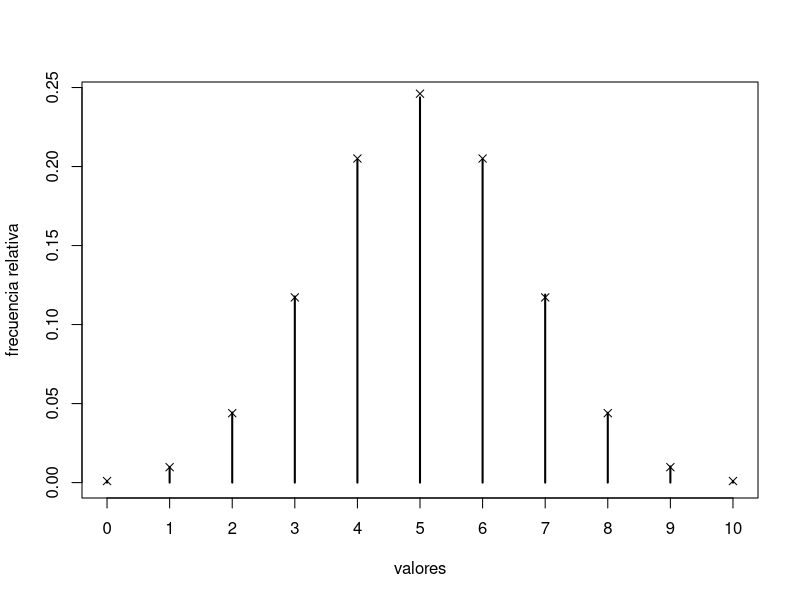

This figure's R source: (Note: this script raises an error after producing the figure.)
## ---- chunk 1

## ---- chunk 2
rfmp0 <- function(x, prob = 1/length(x), nsim = 1000) {
  # Simulación nsim v.a. discreta a partir de fmp
  # por inversión generalizada (transformación cuantil)
  X <- numeric(nsim)
  U <- runif(nsim)
  for(j in 1:nsim) {
    i <- 1
    Fx <- prob[1]
    while (Fx < U[j]) {
      i <- i + 1
      Fx <- Fx + prob[i]
    }
    X[j] <- x[i]
  }
  return(X)
}

## ---- chunk 3
ncomp <- 0

rfmp <- function(x, prob = 1/length(x), nsim = 1000) {
  # Simulación nsim v.a. discreta a partir de fmp
  # por inversión generalizada (transformación cuantil)
  # Inicializar FD
  Fx <- cumsum(prob)
  # Simular
  X <- numeric(nsim)
  U <- runif(nsim)
  for(j in 1:nsim) {
    i <- 1
    while (Fx[i] < U[j]) i <- i + 1
    X[j] <- x[i]
    ncomp <<- ncomp + i
  }
  return(X)
  # return(factor(X, levels = x))
}


## ---- chunk 4
set.seed(54321)
n <- 10
p <- 0.5
nsim <- 10^5

x <- 0:n
fmp <- dbinom(x, n, p)

ncomp <- 0
system.time( rx <- rfmp(x, fmp, nsim) )
## ---- chunk 5
mean(rx)
## ---- chunk 6
ncomp/nsim
# Se verá más adelante que el valor teórico es sum((1:length(x))*fmp)
## ---- chunk 7
res <- table(rx)/nsim
plot(res, ylab = "frecuencia relativa", xlab = "valores")
points(x, fmp, pch = 4)  # Comparación teórica

res <- as.data.frame(res)
names(res) <- c("x", "psim")
res$pteor <- fmp
res

# Errores
max(abs(res$psim - res$pteor))
max(abs(res$psim - res$pteor) / res$pteor)
## ---- chunk 8
res <- data.frame(x = x, pteor = fmp, psim = 0)
res.sim <- table(rx)/nsim
index <- match(names(res.sim), x)
res$psim[index] <- res.sim
## ---- chunk 9
tini <- proc.time()

ncomp <- 0
ind <- order(fmp, decreasing=TRUE)
rx <- rfmp(x[ind], fmp[ind], nsim)

tiempo <- proc.time() - tini
tiempo

# Número de comparaciones
ncomp/nsim
sum((1:length(x))*fmp[ind]) # Valor teórico
## ---- chunk 10
system.time( rx <- sample(x, nsim, replace = TRUE, prob = fmp) )
## ---- chunk 11
# ![](tablaguia2.png)
knitr::include_graphics(paste0(fig.path,"tablaguia2.png"))
## ---- chunk 12
rfmp.tabla <- function(x, prob = 1/length(x), m, nsim = 1000) {
  # Simulación v.a. discreta a partir de función de masa de probabilidad
  # por tabla guia de tamaño m
  # Inicializar tabla y FD
  Fx <- cumsum(prob)
  g <- rep(1,m)
  i <- 1
  for(j in 2:m) {
    while (Fx[i] < (j-1)/m) i <- i+1
    g[j] <- i
  }
  # Generar valores
  X <- numeric(nsim)
  U <- runif(nsim)
  for(j in 1:nsim) {
    i <- g[floor(U[j]*m)+1]
    while (Fx[i] < U[j]) i <- i + 1
    X[j] <- x[i]
  }
  return(X)
}

system.time( rx <- rfmp.tabla(x, fmp, n-1, nsim) )

## ---- chunk 13
res <- table(rx)/nsim
plot(res, ylab = "frecuencia relativa", xlab = "valores")
points(x, fmp, pch = 4)  # Comparación teórica
## ---- chunk 14
# ![](alias2.png)
knitr::include_graphics(paste0(fig.path,"alias2.png"))
## ---- chunk 15
rfmp.alias <- function(x, prob = 1/length(x), nsim = 1000) {
  # Inicializar tablas
  a <- numeric(length(x))
  q <- prob*length(x)
  low <- q < 1
  high <- which(!low)
  low <- which(low)
  while (length(high) && length(low)) {
    l <- low[1]
    h <- high[1]
    a[l] <- h
    q[h] <- q[h] - (1 - q[l])
    if (q[h] < 1) {
      high <- high[-1]
      low[1] <- h
    } else low <- low[-1]
  } # while
  # Generar valores
  V <- runif(nsim)
  i <- floor(runif(nsim)*length(x)) + 1
  return( x[ ifelse( V < q[i], i, a[i]) ] )
}


system.time( rx <- rfmp.alias(x,fmp,nsim) )

## ---- chunk 16
res <- table(rx)/nsim
plot(res, ylab = "frecuencia relativa", xlab = "valores")
points(x, fmp, pch = 4)  # Comparación teórica
## ---- chunk 17
fdistr <- function(x) {
ifelse(x < 0, 0,
    ifelse(x < 1/5, x/2 + 1/10,
        ifelse(x <= 9/10, x + 1/10, 1) ) )
}
# Empleando ifelse se complica un poco más pero el resultado es una función vectorial.
curve(fdistr(x), from = -0.1, to = 1.1, type = 's', 
      main = 'Función de distribución')
# Discontinuidades en 0 y 1/5
abline(h = c(1/10, 2/10, 3/10), lty = 2) 
## ---- chunk 18
    # Función cuantil:
    fquant <- function(u) 
      ifelse(u < 1/10, 0,
             ifelse(u < 2/10, 2*(u - 1/10),
                    ifelse(u < 3/10, 1/5, u - 1/10) ) )
    # Función para generar nsim valores:
    rx <- function(nsim) fquant(runif(nsim))
## ---- chunk 19
    set.seed(1)
    nsim <- 10^4
    system.time(simx <- rx(nsim))
    
    hist(simx, breaks = "FD", freq = FALSE)
## ---- chunk 20
    curve(ecdf(simx)(x), from= -0.1, to = 1.1, type = "s")
    curve(fdistr(x), type = "s", lty = 2, add = TRUE)
